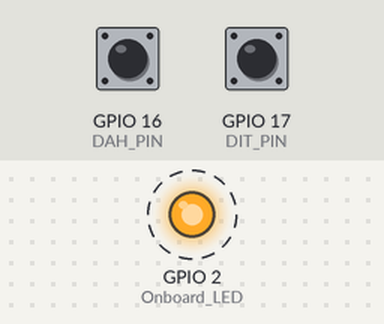
Recording of a sketch running on a simulated ESP32. Shown: output pins drawn as LEDs (lit = HIGH). Dashed ring = blinking. The inputs (shaded band) are chosen by the test bench; at power-on: GPIO 16 (DAH_PIN) HIGH, GPIO 17 (DIT_PIN) HIGH. Nothing arrives over Bluetooth unless stated; a phone connects over Bluetooth LE 3 s after start.

Above: at 0.05 s.
Timing chart, 0 to 3.0 s (numbered marks = the images above):
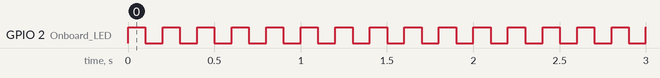

The sketch:

ESP32_BLE_TX_CW_KEYER.ino
```cpp
// **************************************************************
// ESP32 Wroom (30 Pins), Low latency (5-7ms)
// Bluetooth MorseUs CW Paddle firmware Code v1.0
// Designed for MorseUs iOS and MorseDx Mac applications
//
//  Created by TA1AYH on 14.03.2026.
//
// April 2026 by tuaren@yahoo.com (73's TA1AYH)
// **************************************************************

// Code Start s
#include <Arduino.h>
#include <BLEDevice.h>
#include <BLEServer.h>
#include <BLE2902.h>
#include <WiFi.h>

//////////////////////////////
// Pins
//////////////////////////////
#define DIT_PIN 17
#define DAH_PIN 16
#define Onboard_LED 2  // Genelde GPIO2

//////////////////////////////
// BLE UUID (Nordic UART)
//////////////////////////////
#define SERVICE_UUID "E20A39F4-73F5-4BC4-A12F-17D1AD05A961"
#define TX_UUID "6E400003-B5A3-F393-E0A9-E50E24DCCA9E"  // Notify
#define RX_UUID "6E400002-B5A3-F393-E0A9-E50E24DCCA9E"  // Write
//////////////////////////////
// Globals
//////////////////////////////
volatile uint8_t paddleState = 0;  // 0x01 dit, 0x02 dah
bool deviceConnected = false;
bool oldDeviceConnected = false;
BLEServer *pServer;
BLECharacteristic *notifyChar;

//////////////////////////////
// ISR – ultra-fast
//////////////////////////////
void IRAM_ATTR handleDIT() {
  if (!digitalRead(DIT_PIN))
    paddleState |= 0x01;
  else
    paddleState &= ~0x01;
}

void IRAM_ATTR handleDAH() {
  if (!digitalRead(DAH_PIN))
    paddleState |= 0x02;
  else
    paddleState &= ~0x02;
}

//////////////////////////////
// BLE Server Callbacks
//////////////////////////////
class ServerCallbacks : public BLEServerCallbacks {
  void onConnect(BLEServer *pServer) override {
    if (deviceConnected) {
      pServer->disconnect(pServer->getConnId());
      return;
    }
    deviceConnected = true;
    oldDeviceConnected = true;
    digitalWrite(Onboard_LED, HIGH);
    BLEDevice::stopAdvertising();
  }

  void onDisconnect(BLEServer *pServer) {
    deviceConnected = false;
  }
};

//////////////////////////////
// Notify Task
//////////////////////////////
void notifyTask(void *parameter) {
  uint8_t lastState = 0xFF;
  while (true) {
    uint8_t current = paddleState;
    if (deviceConnected && current != lastState) {
      notifyChar->setValue(&current, 1);
      notifyChar->notify();
      //Serial.print("📤 ESP -> iOS: ");
      //Serial.println(current, HEX);
      lastState = current;

      if (current == 0x00) {
        vTaskDelay(1);  // 1 tick
        notifyChar->setValue(&current, 1);
        notifyChar->notify();
        //Serial.print("📤 ESP -> iOS: ");
        //Serial.println(current, HEX);
      }
    }
    vTaskDelay(1);  // 1 tick
  }
}

//////////////////////////////
// Setup
//////////////////////////////
void setup() {
  //Serial.begin(115200);
  // Serial.println("MorseUs CW Paddle starting...");

  WiFi.mode(WIFI_OFF);
  WiFi.disconnect(true);

  pinMode(Onboard_LED, OUTPUT);
  digitalWrite(Onboard_LED, LOW);
  pinMode(DIT_PIN, INPUT_PULLUP);
  pinMode(DAH_PIN, INPUT_PULLUP);

  attachInterrupt(DIT_PIN, handleDIT, CHANGE);
  attachInterrupt(DAH_PIN, handleDAH, CHANGE);

  // BLE init
  BLEDevice::init("MorseUs CW Paddle");
  // if you do not want to loose iOS device Auto Connect feature.
  // do not change the "MorseUs CW Paddle" name

  pServer = BLEDevice::createServer();  // 'server' yerine global 'pServer'ı kullanın
  pServer->setCallbacks(new ServerCallbacks());


  BLEService *service = pServer->createService(SERVICE_UUID);
  notifyChar = service->createCharacteristic(
    TX_UUID,
    BLECharacteristic::PROPERTY_NOTIFY);
  notifyChar->addDescriptor(new BLE2902());
  service->start();

  BLEAdvertising *pAdvertising = BLEDevice::getAdvertising();
  pAdvertising->addServiceUUID(SERVICE_UUID);
  pAdvertising->setScanResponse(true);

  pAdvertising->setMinPreferred(0x06);
  pAdvertising->setMinPreferred(0x12);

  pAdvertising->setMinInterval(0x20);
  pAdvertising->setMaxInterval(0x40);
  BLEDevice::startAdvertising();

  // Notify Task
  xTaskCreate(
    notifyTask,
    "NotifyTask",
    2048,
    NULL,
    2,
    NULL);
}

//////////////////////////////
// Loop
//////////////////////////////
void loop() {
  if (!deviceConnected && oldDeviceConnected) {
    delay(500);  // Kısa bir bekleme
    pServer->startAdvertising();
    //pServer->getAdvertising()->start();
    oldDeviceConnected = false;
  }

  if (!deviceConnected) {
    digitalWrite(Onboard_LED, HIGH);
    delay(100);
    digitalWrite(Onboard_LED, LOW);
    delay(100);
  }
}

// Code End
// *************************************************************
```

Measured:
- by itself, GPIO 2 (Onboard_LED): alternates HIGH for 0.10 s and LOW for 0.10 s, 31 changes in all, then stays HIGH
